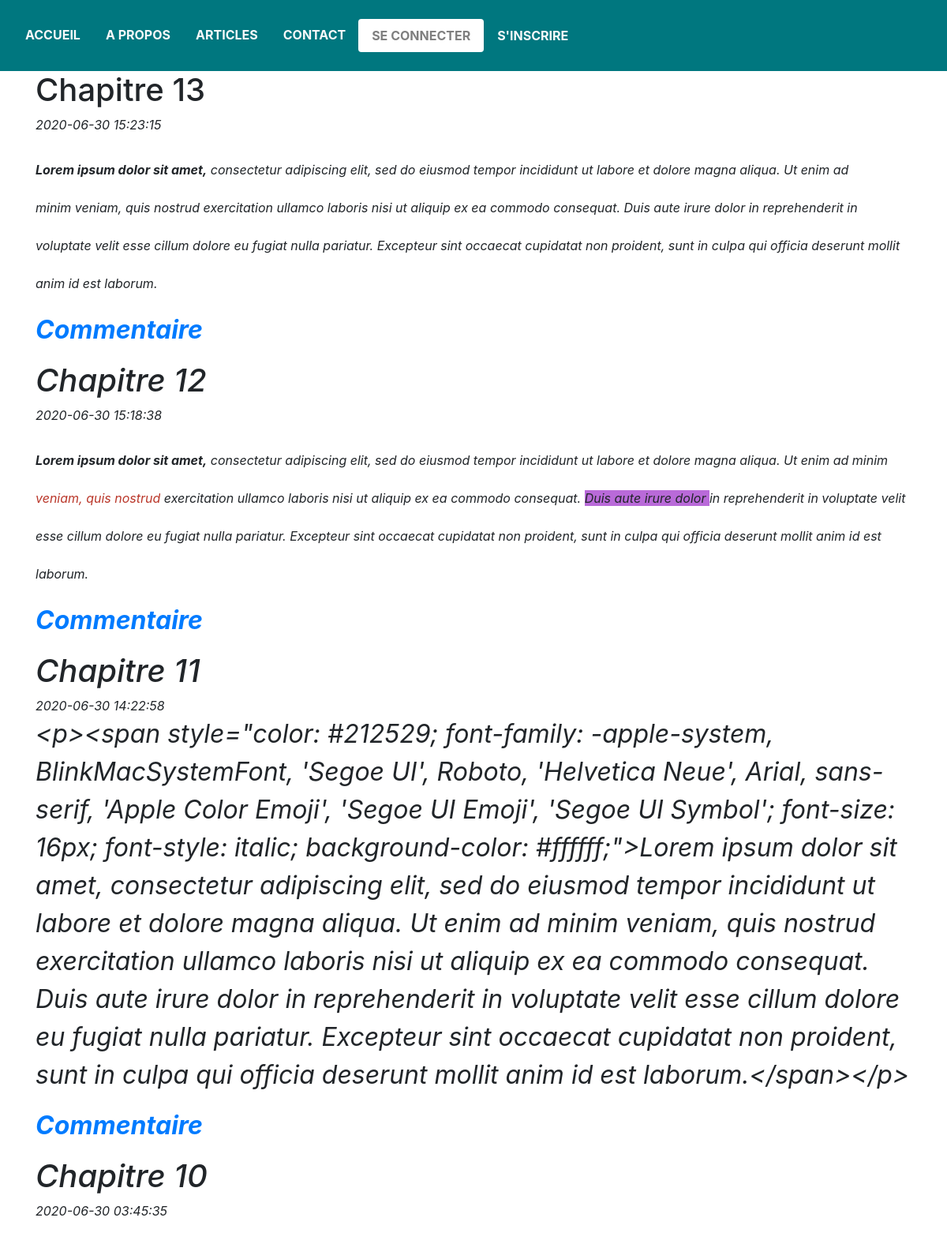
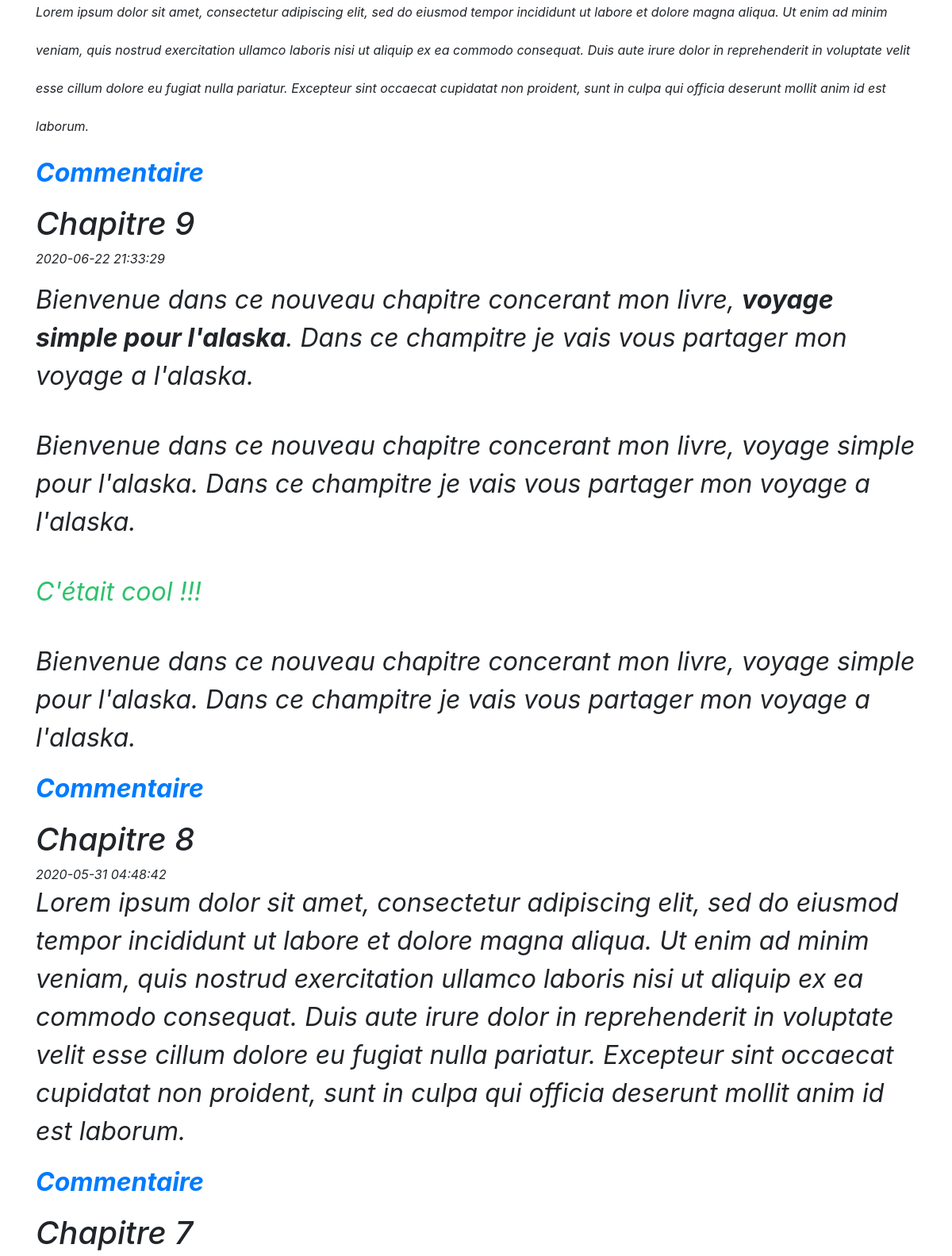
The page / (upper part) on the database its author committed (2 pictures, top to bottom).
### tables this page shows
CREATE TABLE IF NOT EXISTS `billets` (
  `id` int(11) NOT NULL AUTO_INCREMENT,
  `titre` varchar(255) NOT NULL,
  `contenu` text NOT NULL,
  `date_billet` datetime NOT NULL,
  PRIMARY KEY (`id`)
);

### controller/controller.php (called while the page is built, shortened)
<?php
require_once('model/PostManager.php');
function listBillets()
{
    $postManager = new PostManager();
    $req = $postManager->getBillets();
    require('views/articles.php');
}

### model/PostManager.php (called while the page is built, shortened)
<?php
class PostManager extends Manager
{
	public function getBillets()
	{
	    $bdd = $this->dbConnect();
	    $req = $bdd->query('SELECT * FROM billets ORDER BY date_billet DESC');
	    return $req;
	}
}

### views/articles.php (the view, shortened to what this page needs)
<!DOCTYPE html>
<html>
    <head>
        <link rel="stylesheet" href="public/css/articles.css" />
        <link rel="stylesheet" href="https://maxcdn.bootstrapcdn.com/bootstrap/4.0.0/css/bootstrap.min.css">
    </head>
    <body>
        <header>
        	<?php include("sections-pages/barre-menu.php"); ?>
            <div class="container-pluid" >
            	<div class="row">
            		<div class="col-xs-12" id="image-header">
            		</div>
            	</div>
            </div>
        </header>
        <section>
            <?php
            while ($donnees = $req->fetch())
            {
            ?>
                <div class="container">
                    <h1><?php echo htmlspecialchars($donnees['titre']); ?></h1>
                    <div id="date-article"><em><?php echo $donnees['date_billet']; ?></</em></div>
                    <p><?php echo html_entity_decode($donnees['contenu']); ?></p>
                    <div id="commentaire"><a href="index.php?billet= <?php echo $donnees['id']; ?>&amp;action=billet"><p><strong>Commentaire</strong></p></a></div>
                </div>
            <?php
            }
            ?>
        </section>
    </body>
</html>
<?php print_r($_SESSION) ?>

### public/css/articles.css (style rules this page uses)
#image-header, img { width: 100%; height: 90px; }
@media all and (min-width: 641px) and (max-width: 1200px) { p { font-size: 2em; } }

### rows shown on the page
billets: titre "Chapitre 13", date_billet "2020-06-30 15:23:15", contenu "Lorem ipsum dolor sit amet, consectetur adipiscing elit, sed do eiusmod tempor incididunt ut labore et dolore magna aliqua. Ut enim ad minim veniam, quis nostrud exercitation ullamco laboris nisi ut aliquip ex ea commodo consequat. Duis aute irure dolor in reprehenderit in voluptate velit esse cillum dolore eu fugiat nulla pariatur. Excepteur sint occaecat cupidatat non proident, sunt in culpa qui officia deserunt mollit anim id est laborum."
billets: titre "Chapitre 12", date_billet "2020-06-30 15:18:38", contenu "Lorem ipsum dolor sit amet, consectetur adipiscing elit, sed do eiusmod tempor incididunt ut labore et dolore magna aliqua. Ut enim ad minim veniam, quis nostrud exercitation ullamco laboris nisi ut aliquip ex ea commodo consequat. Duis aute irure dolor in reprehenderit in voluptate velit esse cillum dolore eu fugiat nulla pariatur. Excepteur sint occaecat cupidatat non proident, sunt in culpa qui officia deserunt mollit anim id est laborum."
billets: titre "Chapitre 11", date_billet "2020-06-30 14:22:58", contenu "<p><span style=\"color: #212529; font-family: -apple-system, BlinkMacSystemFont, 'Segoe UI', Roboto, 'Helvetica Neue', Arial, sans-serif, 'Apple Color Emoji', 'Segoe UI Emoji', 'Segoe UI Symbol'; font-size: 16px; font-style: italic; background-color: #ffffff;\">Lorem ipsum dolor sit amet, consectetur adipiscing elit, sed do eiusmod tempor incididunt ut labore et dolore magna aliqua. Ut enim ad minim veniam, quis nostrud exercitation ullamco laboris nisi ut aliquip ex ea commodo consequat. Duis aute irure dolor in reprehenderit in voluptate velit esse cillum dolore eu fugiat nulla pariatur. Excepteur sint occaecat cupidatat non proident, sunt in culpa qui officia deserunt mollit anim id est…"
billets: titre "Chapitre 10", date_billet "2020-06-30 03:45:35", contenu "Lorem ipsum dolor sit amet, consectetur adipiscing elit, sed do eiusmod tempor incididunt ut labore et dolore magna aliqua. Ut enim ad minim veniam, quis nostrud exercitation ullamco laboris nisi ut aliquip ex ea commodo consequat. Duis aute irure dolor in reprehenderit in voluptate velit esse cillum dolore eu fugiat nulla pariatur. Excepteur sint occaecat cupidatat non proident, sunt in culpa qui officia deserunt mollit anim id est laborum."
billets: titre "Chapitre 9", date_billet "2020-06-22 21:33:29", contenu "Bienvenue dans ce nouveau chapitre concerant mon livre, voyage simple pour l'alaska . Dans ce champitre je vais vous partager mon voyage a l'alaska. Bienvenue dans ce nouveau chapitre concerant mon livre, voyage simple pour l'alaska. Dans ce champitre je vais vous partager mon voyage a l'alaska. C'était cool !!! Bienvenue dans ce nouveau chapitre concerant mon livre, voyage simple pour l'alaska. Dans ce champitre je vais vous partager mon voyage a l'alaska."
billets: titre "Chapitre 8", date_billet "2020-05-31 04:48:42", contenu "Lorem ipsum dolor sit amet, consectetur adipiscing elit, sed do eiusmod tempor incididunt ut labore et dolore magna aliqua. Ut enim ad minim veniam, quis nostrud exercitation ullamco laboris nisi ut aliquip ex ea commodo consequat. Duis aute irure dolor in reprehenderit in voluptate velit esse cillum dolore eu fugiat nulla pariatur. Excepteur sint occaecat cupidatat non proident, sunt in culpa qui officia deserunt mollit anim id est laborum."
billets: titre "Chapitre 7"

### other values the page prints
$_SESSION["deconnecter"] "SE CONNECTER"
$_SESSION["inscription"] "S'INSCRIRE"
